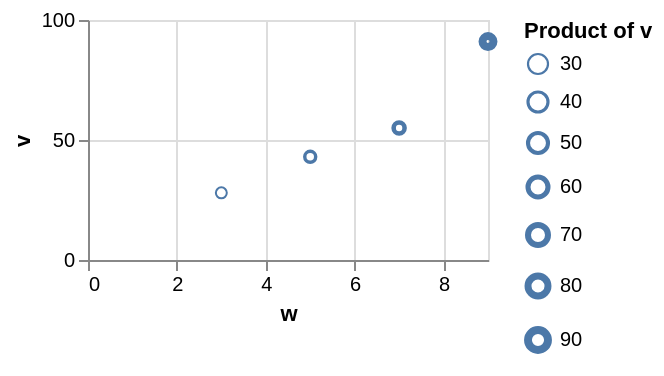

Express this chart as Vega-Lite.
### Vega-Lite specification from a JSON file in a GitHub repository (floating-point values rounded to 4 significant figures)
{"$schema": "https://vega.github.io/schema/vega-lite/v6.json", "width": 200, "height": 120, "data": {"values": [{"c": "alpha", "v": 28, "w": 3, "t": "2024-01-07"}, {"c": "beta", "v": 55, "w": 7, "t": "2024-03-19"}, {"c": "gamma", "v": 43, "w": 5, "t": "2024-06-02"}, {"c": "delta", "v": 91, "w": 9, "t": "2024-09-11"}]}, "mark": {"type": "point"}, "encoding": {"x": {"field": "w", "type": "quantitative"}, "y": {"field": "v", "type": "quantitative"}, "strokeWidth": {"field": "v", "type": "quantitative", "aggregate": "product"}}}
